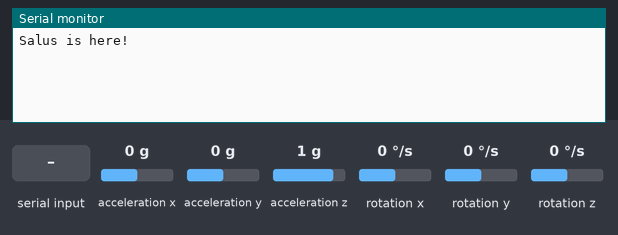
The sketch below on a simulated Arduino Uno, built with avr-gcc and run on an emulated ATmega328P. On the bench: the last lines printed to the serial monitor. Inputs (shaded band) come from the test bench; at power-on: acceleration x 0 g, acceleration y 0 g, acceleration z 1 g, rotation x 0 °/s, rotation y 0 °/s, rotation z 0 °/s. The modem accepts every AT command (registered, SIM ready, sends succeed) and sends nothing else.

Above: at 3.2 s.
3.3 s: "abort the thing\n" received over Serial
At 4.2 s:
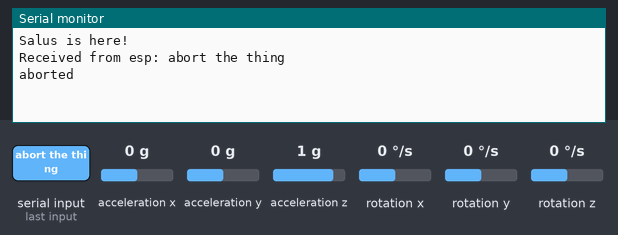
5.0 s: "finished\n" received over Serial
At 5.7 s:
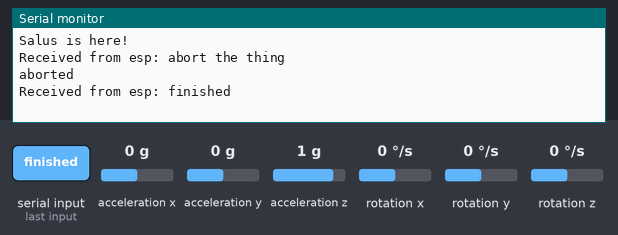

Measured:
- after the input at 3.3 s, the serial monitor: prints a new line after 0.21 s (image 1)
- after the input at 5.0 s, the serial monitor: prints a new line at once (image 2)

The sketch:

arduinoespRetake.ino
```cpp
#include <Arduino.h>
#include <SoftwareSerial.h>

//SoftwareSerial Serial(7,6);                Note: replacing the software serial with hardware serial
SoftwareSerial SIM900(10, 9);
//TX de sim900 avec 10, Gyro : A5=SCL, A4=SDA
#include <MPU6050.h>
#include <Wire.h>
#include <I2Cdev.h>

MPU6050 mpu;
int16_t ax, ay, az;
int16_t gx, gy, gz;

struct MyData {
  byte X;
  byte Y;
  byte Z;
};

MyData data;

void setup() {
  // put your setup code here, to run once:
  //Serial.begin(9600);
  Serial.begin(9600);                              // Note: changed baud rate to 9600 for more stable connection to the esp
  SIM900.begin(19200);
  delay(2000);
  Wire.begin();
  mpu.initialize();
  Serial.println("Salus is here!");
}

void loop() {
  // put your main code here, to run repeatedly:
  //geroscope
  mpu.getMotion6(&ax, &ay, &az, &gx, &gy, &gz);
  data.X = map(ax, -17000, 17000, 0, 255 );
  data.Y = map(ay, -17000, 17000, 0, 255);
  data.Z = map(az, -17000, 17000, 0, 255);
  delay(500);
//   Serial.print("Axis X = ");                         // Removing this :))
//   Serial.print(data.X);
//   Serial.print("  ");
//   Serial.print("Axis Y = ");
//   Serial.print(data.Y);
//   Serial.print("  ");
//   Serial.print("Axis Z  = ");
//   Serial.println(data.Z);
  if (Serial.available() > 0) {
    String received = Serial.readStringUntil('\n');                  //Still wanting to change it to char but let test it from now
    received.trim();
    Serial.println("Received from esp: " + received);
    if (received == "is the user in danger?") {
      if (data.X < 50 && data.Y > 30 && data.Y < 230 && data.Z < 101){       //Updating this due being impossible become true
        Serial.print("There is a problem");
        Serial.println("yes");}
      else {
        Serial.println("no");}
    }
    else if (received =="abort the thing") {                        // Updating this due the abort SHOULD NOT send a sms
        //sendSMS();
        Serial.println("aborted");
        //exit(0);
    }
    else if (received =="finished") {                             // Adding the finshed command to stop the program
      sendSMS();
      Serial.println("done");
      exit(0);
    }
  }
}

void sendSMS(){
  // AT command to set SIM900 to SMS mode
  SIM900.print("AT+CMGF=1\r");
  delay(100);

  // REPLACE THE X's WITH THE RECIPIENT'S MOBILE NUMBER
  // USE INTERNATIONAL FORMAT CODE FOR MOBILE NUMBERS
  SIM900.println("AT+CMGS=\"+212642550919\"");
  delay(100);

  // REPLACE WITH YOUR OWN SMS MESSAGE CONTENT
  SIM900.println("There is an accident! Please send help! ");
  delay(100);

  // End AT command with a ^Z, ASCII code 26
  SIM900.println((char)26);
  delay(100);
  SIM900.println();
  // Give module time to send SMS
  delay(13000);
}
```
